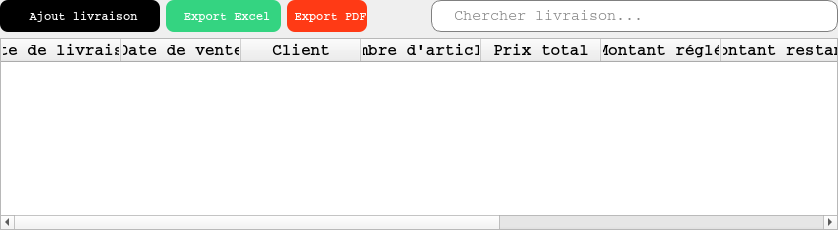
            <widget class="QWidget" name="tab_livraisons">
             <attribute name="title">
              <string>Livraisons</string>
             </attribute>
             <layout class="QGridLayout" name="gridLayout_6">
              <property name="leftMargin">
               <number>0</number>
              </property>
              <property name="topMargin">
               <number>0</number>
              </property>
              <property name="rightMargin">
               <number>0</number>
              </property>
              <property name="bottomMargin">
               <number>0</number>
              </property>
              <item row="0" column="0">
               <layout class="QHBoxLayout" name="horizontalLayout_11">
                <item>
                 <widget class="QPushButton" name="btn_ajout_livraison">
                  <property name="minimumSize">
                   <size>
                    <width>160</width>
                    <height>32</height>
                   </size>
                  </property>
                  <property name="maximumSize">
                   <size>
                    <width>160</width>
                    <height>32</height>
                   </size>
                  </property>
                  <property name="font">
                   <font>
                    <family>Courier</family>
                    <pointsize>-1</pointsize>
                    <bold>true</bold>
                   </font>
                  </property>
                  <property name="cursor">
                   <cursorShape>PointingHandCursor</cursorShape>
                  </property>
                  <property name="styleSheet">
                   <string notr="true">QPushButton{
	background-color: rgb(0, 0, 0);
	color: white;
	border: none;
	border-radius: 8px;
	font-weight: bold;
	font-size: 12px
}</string>
                  </property>
                  <property name="text">
                   <string> Ajout livraison</string>
                  </property>
                  <property name="icon">
                   <iconset resource="../ressources.qrc">
                    <normaloff>:/icones/add.png</normaloff>:/icones/add.png</iconset>
                  </property>
                 </widget>
                </item>
                <item>
                 <widget class="QPushButton" name="btn_export_livraisons_excel">
                  <property name="minimumSize">
                   <size>
                    <width>115</width>
                    <height>32</height>
                   </size>
                  </property>
                  <property name="maximumSize">
                   <size>
                    <width>115</width>
                    <height>32</height>
                   </size>
                  </property>
                  <property name="font">
                   <font>
                    <family>Courier</family>
                    <pointsize>-1</pointsize>
                    <bold>true</bold>
                   </font>
                  </property>
                  <property name="cursor">
                   <cursorShape>PointingHandCursor</cursorShape>
                  </property>
                  <property name="styleSheet">
                   <string notr="true">QPushButton{
	background-color: #34D481;
	color: white;
	border: none;
	border-radius: 8px;
	font-weight: bold;
	font-size: 12px
}</string>
                  </property>
                  <property name="text">
                   <string> Export Excel</string>
                  </property>
                  <property name="icon">
                   <iconset resource="../ressources.qrc">
                    <normaloff>:/icones/excel.png</normaloff>:/icones/excel.png</iconset>
                  </property>
                 </widget>
                </item>
                <item>
                 <widget class="QPushButton" name="btn_export_livraisons_pdf">
                  <property name="minimumSize">
                   <size>
                    <width>0</width>
                    <height>32</height>
                   </size>
                  </property>
                  <property name="maximumSize">
                   <size>
                    <width>125</width>
                    <height>32</height>
                   </size>
                  </property>
                  <property name="font">
                   <font>
                    <family>Courier</family>
                    <pointsize>-1</pointsize>
                    <bold>true</bold>
                   </font>
                  </property>
                  <property name="cursor">
                   <cursorShape>PointingHandCursor</cursorShape>
                  </property>
                  <property name="styleSheet">
                   <string notr="true">QPushButton{
	background-color: rgb(255, 58, 21);
	color: white;
	border: none;
	border-radius: 8px;
	font-weight: bold;
	font-size: 12px
}</string>
                  </property>
                  <property name="text">
                   <string> Export PDF</string>
                  </property>
                  <property name="icon">
                   <iconset resource="../ressources.qrc">
                    <normaloff>:/icones/pdf.png</normaloff>:/icones/pdf.png</iconset>
                  </property>
                 </widget>
                </item>
                <item>
                 <spacer name="horizontalSpacer_9">
                  <property name="orientation">
                   <enum>Qt::Orientation::Horizontal</enum>
                  </property>
                  <property name="sizeHint" stdset="0">
                   <size>
                    <width>58</width>
                    <height>20</height>
                   </size>
                  </property>
                 </spacer>
                </item>
                <item>
                 <widget class="QLineEdit" name="cherche_livraison">
                  <property name="minimumSize">
                   <size>
                    <width>407</width>
                    <height>32</height>
                   </size>
                  </property>
                  <property name="maximumSize">
                   <size>
                    <width>407</width>
                    <height>31</height>
                   </size>
                  </property>
                  <property name="font">
                   <font>
                    <family>Courier</family>
                    <pointsize>11</pointsize>
                   </font>
                  </property>
                  <property name="styleSheet">
                   <string notr="true">QLineEdit{
	padding-left: 20px;
	border: 1px solid gray;
	border-radius:10px
}</string>
                  </property>
                  <property name="placeholderText">
                   <string>Chercher livraison...</string>
                  </property>
                  <property name="clearButtonEnabled">
                   <bool>true</bool>
                  </property>
                 </widget>
                </item>
               </layout>
              </item>
              <item row="1" column="0">
               <widget class="QTableWidget" name="table_infos_livraison">
                <property name="font">
                 <font>
                  <family>Courier</family>
                  <pointsize>12</pointsize>
                 </font>
                </property>
                <property name="styleSheet">
                 <string notr="true">QHeaderView::section{
	font-weight: bold;
	/*background-color: black;*/
	/*color: white;*/
}

QTablewidget{
	alternate-background-color: #B0EDFB;
	background-color: #F4F9FA;
}</string>
                </property>
                <property name="editTriggers">
                 <set>QAbstractItemView::EditTrigger::NoEditTriggers</set>
                </property>
                <property name="alternatingRowColors">
                 <bool>true</bool>
                </property>
                <property name="textElideMode">
                 <enum>Qt::TextElideMode::ElideNone</enum>
                </property>
                <property name="verticalScrollMode">
                 <enum>QAbstractItemView::ScrollMode::ScrollPerItem</enum>
                </property>
                <property name="horizontalScrollMode">
                 <enum>QAbstractItemView::ScrollMode::ScrollPerItem</enum>
                </property>
                <property name="sortingEnabled">
                 <bool>true</bool>
                </property>
                <attribute name="horizontalHeaderCascadingSectionResizes">
                 <bool>true</bool>
                </attribute>
                <attribute name="horizontalHeaderMinimumSectionSize">
                 <number>20</number>
                </attribute>
                <attribute name="horizontalHeaderDefaultSectionSize">
                 <number>120</number>
                </attribute>
                <attribute name="horizontalHeaderShowSortIndicator" stdset="0">
                 <bool>true</bool>
                </attribute>
                <attribute name="horizontalHeaderStretchLastSection">
                 <bool>true</bool>
                </attribute>
                <attribute name="verticalHeaderVisible">
                 <bool>false</bool>
                </attribute>
                <attribute name="verticalHeaderCascadingSectionResizes">
                 <bool>false</bool>
                </attribute>
                <attribute name="verticalHeaderMinimumSectionSize">
                 <number>21</number>
                </attribute>
                <attribute name="verticalHeaderDefaultSectionSize">
                 <number>30</number>
                </attribute>
                <attribute name="verticalHeaderHighlightSections">
                 <bool>false</bool>
                </attribute>
                <attribute name="verticalHeaderShowSortIndicator" stdset="0">
                 <bool>false</bool>
                </attribute>
                <attribute name="verticalHeaderStretchLastSection">
                 <bool>false</bool>
                </attribute>
                <column>
                 <property name="text">
                  <string>Date de livraison</string>
                 </property>
                </column>
                <column>
                 <property name="text">
                  <string>Date de vente</string>
                 </property>
                </column>
                <column>
                 <property name="text">
                  <string>Client</string>
                 </property>
                </column>
                <column>
                 <property name="text">
                  <string>Nombre d'articles</string>
                 </property>
                </column>
                <column>
                 <property name="text">
                  <string>Prix total</string>
                 </property>
                </column>
                <column>
                 <property name="text">
                  <string>Montant réglé</string>
                 </property>
                </column>
                <column>
                 <property name="text">
                  <string>Montant restant</string>
                 </property>
                </column>
                <column>
                 <property name="text">
                  <string>Livreur</string>
                 </property>
                </column>
                <column>
                 <property name="text">
                  <string>Statut</string>
                 </property>
                </column>
                <column>
                 <property name="text">
                  <string>Utilisateur</string>
                 </property>
                </column>
               </widget>
              </item>
             </layout>
            </widget>
